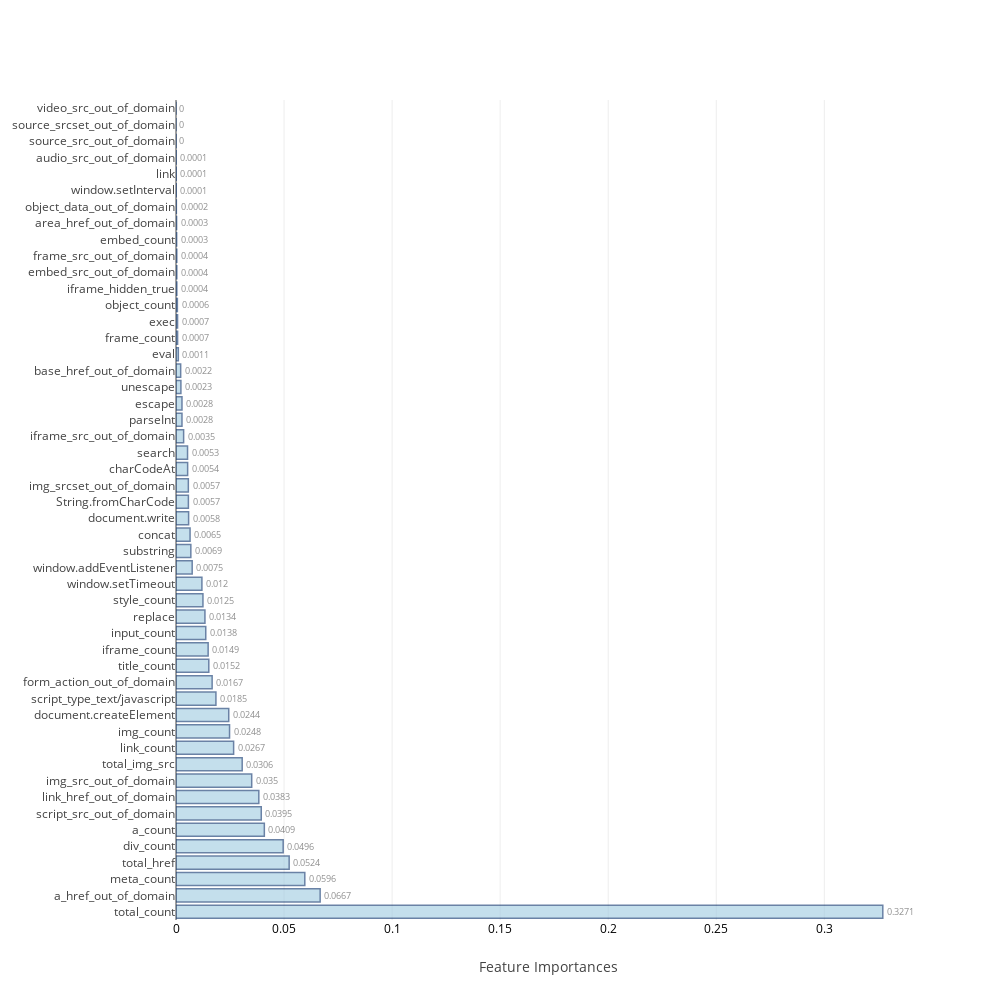

Here is the notebook cell this chart was saved with:
### Markdown cell above
### <a id='1.B' style="text-decoration : none; color : #000000;"> B. Average Feature Importances</a>

### Code cell
feat_impt_plot(np.average(feat_imp,axis=0),columns)

### Figure 1 — Plotly figure (JSON) as saved in the notebook; plotly's stock layout.template omitted (floating-point values rounded to 4 significant figures)
{"data": [{"marker": {"color": "rgb(158,202,225)", "line": {"color": "rgb(8,48,107)", "width": 1.5}}, "opacity": 0.6, "orientation": "h", "text": [0.3271, 0.0667, 0.0596, 0.0524, 0.0496, 0.0409, 0.0395, 0.0383, 0.035, 0.0306, 0.0267, 0.0248, 0.0244, 0.0185, 0.0167, 0.0152, 0.0149, 0.0138, 0.0134, 0.0125, 0.012, 0.0075, 0.0069, 0.0065, 0.0058, 0.0057, 0.0057, 0.0054, 0.0053, 0.0035, 0.0028, 0.0028, 0.0023, 0.0022, 0.0011, 0.0007, 0.0007, 0.0006, 0.0004, 0.0004, 0.0004, 0.0003, 0.0003, 0.0002, 0.0001, 0.0001, 0.0001, 0, 0, 0], "textposition": "outside", "type": "bar", "uid": "7af4546e-6af6-4d4c-af87-f49ca4ad120b", "x": [0.3271, 0.0667, 0.0596, 0.05236, 0.04959, 0.04087, 0.03945, 0.03832, 0.03503, 0.03063, 0.02666, 0.02478, 0.02441, 0.01847, 0.01672, 0.01517, 0.01487, 0.01377, 0.01339, 0.01247, 0.01199, 0.007487, 0.00686, 0.006507, 0.005835, 0.005734, 0.005711, 0.005385, 0.00534, 0.003532, 0.002764, 0.002761, 0.002268, 0.002162, 0.001073, 0.0007386, 0.0007205, 0.0006318, 0.000386, 0.0003729, 0.0003715, 0.0003012, 0.0002707, 0.0001633, 0.0001061, 9.85e-05, 8.502e-05, 4.446e-05, 1.729e-07, 0], "y": ["total_count", "a_href_out_of_domain", "meta_count", "total_href", "div_count", "a_count", "script_src_out_of_domain", "link_href_out_of_domain", "img_src_out_of_domain", "total_img_src", "link_count", "img_count", "document.createElement", "script_type_text/javascript", "form_action_out_of_domain", "title_count", "iframe_count", "input_count", "replace", "style_count", "window.setTimeout", "window.addEventListener", "substring", "concat", "document.write", "String.fromCharCode", "img_srcset_out_of_domain", "charCodeAt", "search", "iframe_src_out_of_domain", "parseInt", "escape", "unescape", "base_href_out_of_domain", "eval", "frame_count", "exec", "object_count", "iframe_hidden_true", "embed_src_out_of_domain", "frame_src_out_of_domain", "embed_count", "area_href_out_of_domain", "object_data_out_of_domain", "window.setInterval", "link", "audio_src_out_of_domain", "source_src_out_of_domain", "source_srcset_out_of_domain", "video_src_out_of_domain"]}], "layout": {"autosize": false, "height": 1000, "width": 1000, "xaxis": {"tickfont": {"color": "black", "size": 12}, "title": "Feature Importances"}, "yaxis": {"automargin": true}}}
